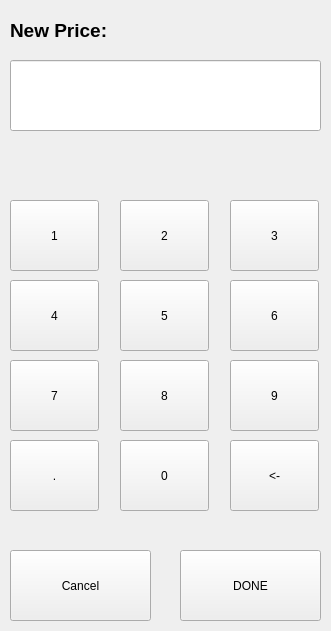
  <widget class="QWidget" name="numberEntry" native="true">
   <property name="geometry">
    <rect>
     <x>0</x>
     <y>790</y>
     <width>331</width>
     <height>631</height>
    </rect>
   </property>
   <widget class="QLineEdit" name="textEntry">
    <property name="geometry">
     <rect>
      <x>10</x>
      <y>60</y>
      <width>311</width>
      <height>71</height>
     </rect>
    </property>
    <property name="text">
     <string/>
    </property>
    <property name="alignment">
     <set>Qt::AlignRight|Qt::AlignTrailing|Qt::AlignVCenter</set>
    </property>
   </widget>
   <widget class="QPushButton" name="button1">
    <property name="geometry">
     <rect>
      <x>10</x>
      <y>200</y>
      <width>89</width>
      <height>71</height>
     </rect>
    </property>
    <property name="text">
     <string>1</string>
    </property>
    <attribute name="buttonGroup">
     <string notr="true">buttonGroup_keypad</string>
    </attribute>
   </widget>
   <widget class="QPushButton" name="button2">
    <property name="geometry">
     <rect>
      <x>120</x>
      <y>200</y>
      <width>89</width>
      <height>71</height>
     </rect>
    </property>
    <property name="text">
     <string>2</string>
    </property>
    <attribute name="buttonGroup">
     <string notr="true">buttonGroup_keypad</string>
    </attribute>
   </widget>
   <widget class="QPushButton" name="button3">
    <property name="geometry">
     <rect>
      <x>230</x>
      <y>200</y>
      <width>89</width>
      <height>71</height>
     </rect>
    </property>
    <property name="text">
     <string>3</string>
    </property>
    <attribute name="buttonGroup">
     <string notr="true">buttonGroup_keypad</string>
    </attribute>
   </widget>
   <widget class="QPushButton" name="button6">
    <property name="geometry">
     <rect>
      <x>230</x>
      <y>280</y>
      <width>89</width>
      <height>71</height>
     </rect>
    </property>
    <property name="text">
     <string>6</string>
    </property>
    <attribute name="buttonGroup">
     <string notr="true">buttonGroup_keypad</string>
    </attribute>
   </widget>
   <widget class="QPushButton" name="button5">
    <property name="geometry">
     <rect>
      <x>120</x>
      <y>280</y>
      <width>89</width>
      <height>71</height>
     </rect>
    </property>
    <property name="text">
     <string>5</string>
    </property>
    <attribute name="buttonGroup">
     <string notr="true">buttonGroup_keypad</string>
    </attribute>
   </widget>
   <widget class="QPushButton" name="button4">
    <property name="geometry">
     <rect>
      <x>10</x>
      <y>280</y>
      <width>89</width>
      <height>71</height>
     </rect>
    </property>
    <property name="text">
     <string>4</string>
    </property>
    <attribute name="buttonGroup">
     <string notr="true">buttonGroup_keypad</string>
    </attribute>
   </widget>
   <widget class="QPushButton" name="button9">
    <property name="geometry">
     <rect>
      <x>230</x>
      <y>360</y>
      <width>89</width>
      <height>71</height>
     </rect>
    </property>
    <property name="text">
     <string>9</string>
    </property>
    <attribute name="buttonGroup">
     <string notr="true">buttonGroup_keypad</string>
    </attribute>
   </widget>
   <widget class="QPushButton" name="button8">
    <property name="geometry">
     <rect>
      <x>120</x>
      <y>360</y>
      <width>89</width>
      <height>71</height>
     </rect>
    </property>
    <property name="text">
     <string>8</string>
    </property>
    <attribute name="buttonGroup">
     <string notr="true">buttonGroup_keypad</string>
    </attribute>
   </widget>
   <widget class="QPushButton" name="button7">
    <property name="geometry">
     <rect>
      <x>10</x>
      <y>360</y>
      <width>89</width>
      <height>71</height>
     </rect>
    </property>
    <property name="text">
     <string>7</string>
    </property>
    <attribute name="buttonGroup">
     <string notr="true">buttonGroup_keypad</string>
    </attribute>
   </widget>
   <widget class="QPushButton" name="button0">
    <property name="geometry">
     <rect>
      <x>120</x>
      <y>440</y>
      <width>89</width>
      <height>71</height>
     </rect>
    </property>
    <property name="text">
     <string>0</string>
    </property>
    <attribute name="buttonGroup">
     <string notr="true">buttonGroup_keypad</string>
    </attribute>
   </widget>
   <widget class="QPushButton" name="buttonBack">
    <property name="geometry">
     <rect>
      <x>230</x>
      <y>440</y>
      <width>89</width>
      <height>71</height>
     </rect>
    </property>
    <property name="text">
     <string>&lt;-</string>
    </property>
   </widget>
   <widget class="QPushButton" name="buttonPeriod">
    <property name="geometry">
     <rect>
      <x>10</x>
      <y>440</y>
      <width>89</width>
      <height>71</height>
     </rect>
    </property>
    <property name="text">
     <string>.</string>
    </property>
   </widget>
   <widget class="QPushButton" name="pushButton_cancel">
    <property name="geometry">
     <rect>
      <x>10</x>
      <y>550</y>
      <width>141</width>
      <height>71</height>
     </rect>
    </property>
    <property name="text">
     <string>Cancel</string>
    </property>
   </widget>
   <widget class="QLabel" name="label_title">
    <property name="geometry">
     <rect>
      <x>10</x>
      <y>10</y>
      <width>321</width>
      <height>41</height>
     </rect>
    </property>
    <property name="font">
     <font>
      <pointsize>14</pointsize>
      <weight>75</weight>
      <bold>true</bold>
     </font>
    </property>
    <property name="text">
     <string>New Price:</string>
    </property>
   </widget>
   <widget class="QLabel" name="errorLabel">
    <property name="geometry">
     <rect>
      <x>0</x>
      <y>150</y>
      <width>321</width>
      <height>31</height>
     </rect>
    </property>
    <property name="text">
     <string/>
    </property>
   </widget>
   <widget class="QPushButton" name="pushButton_done">
    <property name="geometry">
     <rect>
      <x>180</x>
      <y>550</y>
      <width>141</width>
      <height>71</height>
     </rect>
    </property>
    <property name="text">
     <string>DONE</string>
    </property>
   </widget>
  </widget>
